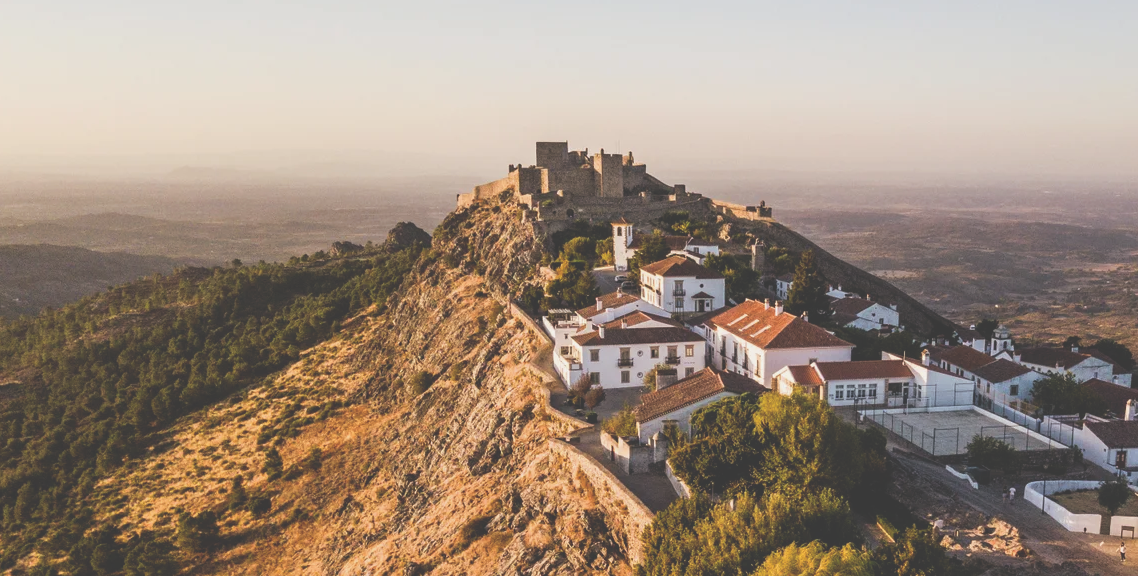
#> input picture Parte08/images/marvao/1.png, 1138 x 576 px, found by its file name
$ python Exc4.py
#> lines starting #> are read from the running program, lines starting #| are printed output that depends on the picture; after the words box and inside, x2 and y2 are one past the last pixel; in counts of white or black regions, pixels touching at a corner belong together
#!/usr/bin/env python3

import cv2
import random as r
import copy

def main():

    # ------------------------------------------
    # Initialization
    # ------------------------------------------
    q_path = 'images/castle/1.png'
    q_image = cv2.imread(q_path)
#> q_image is the input picture: shape (576, 1138, 3); mean B, G, R 124.3, 138.9, 156
    q_gui = copy.deepcopy(q_image)

    q_gray= cv2.cvtColor(q_image,cv2.COLOR_BGR2GRAY)
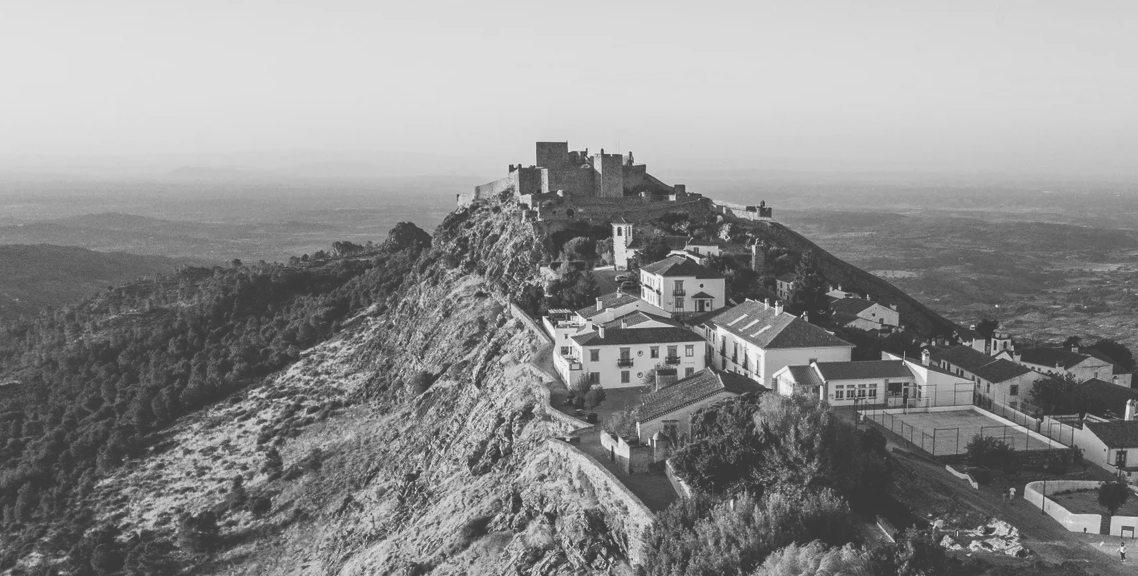
#> q_gray: shape (576, 1138); min 57, max 242, mean 142.3
    q_win_name = 'Query Image'


    t_path = 'images/castle/2.png'
    t_image = cv2.imread(t_path)
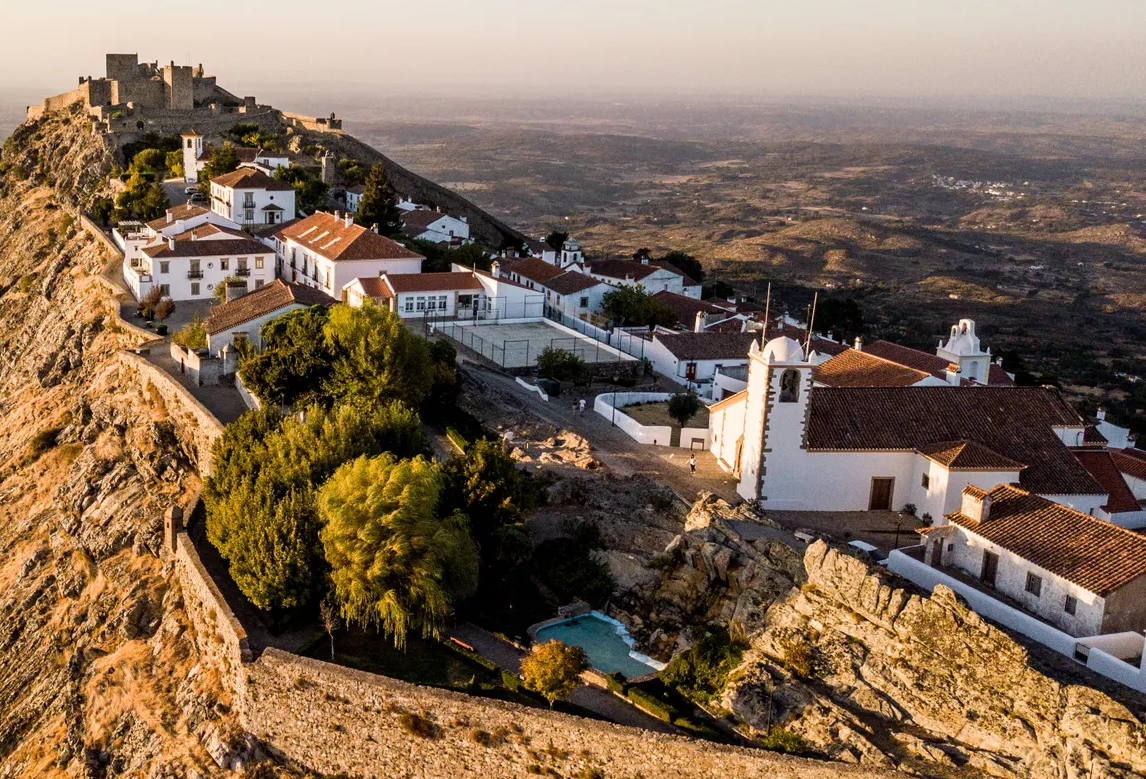
#> input picture Parte08/images/marvao/2.png, 1146 x 779 px, found by its file name
#> t_image is the input picture: shape (779, 1146, 3); mean B, G, R 83, 104.3, 126.1
    t_gui = copy.deepcopy(t_image)
    t_gray= cv2.cvtColor(t_image,cv2.COLOR_BGR2GRAY)
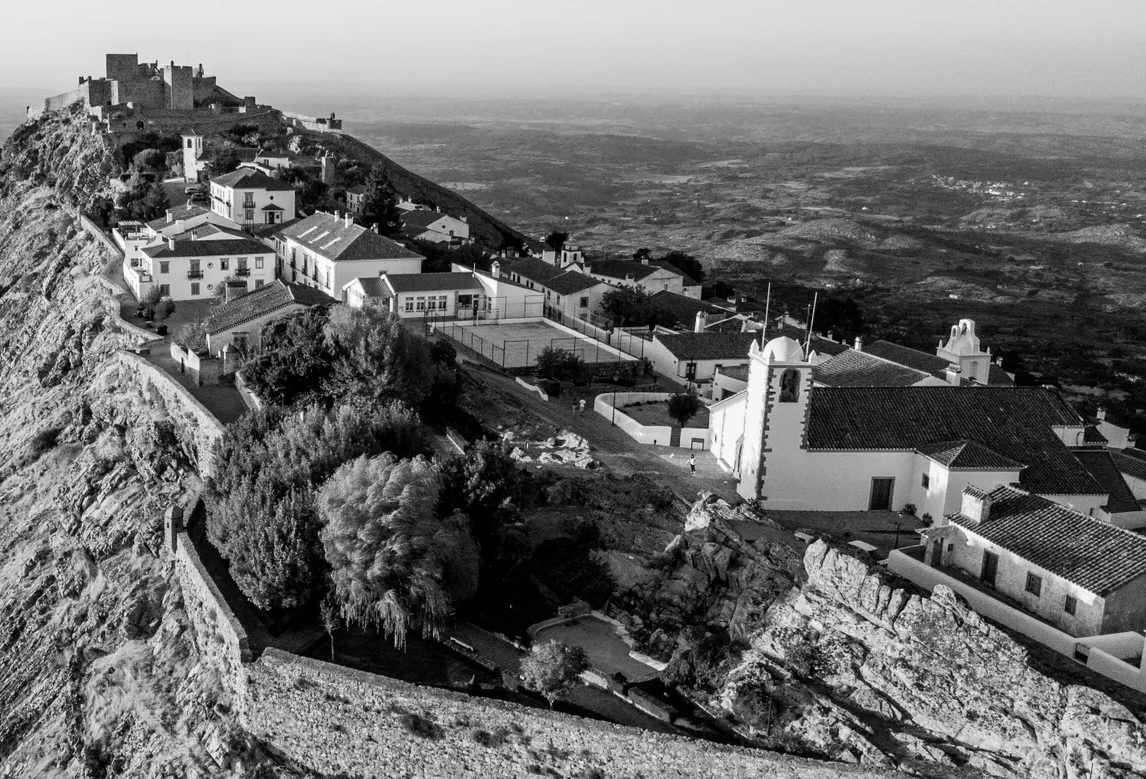
#> t_gray: shape (779, 1146); min 0, max 255, mean 108.4
    t_win_name = 'Target Image'
    # ------------------------------------------
    # Execution
    # ------------------------------------------

    #create sift detectionobject
    sift = cv2.SIFT_create(nfeatures=200)

    q_key_points, q_des = sift.detectAndCompute(q_gray,None)
#> q_key_points = 201 keypoints; strongest (x, y, size): (747, 299, 1.8), (776, 303, 1.8), (672, 198, 4.4), (602, 150, 2.1)
    t_key_points, t_des = sift.detectAndCompute(t_gray,None)
#> t_key_points = 200 keypoints; strongest (x, y, size): (271, 198, 2.3), (857, 339, 2.6), (317, 211, 2), (655, 441, 1.9)


    # Match features, FLANN parameters
    index_params = dict(algorithm = 1, trees = 15)
    search_params = dict(checks = 50)
    flann = cv2.FlannBasedMatcher(index_params,search_params)
    best_two_matches = flann.knnMatch(q_des,t_des,k=2)
#> best_two_matches = 201 matches

    # create a list containing only the best matches,
    # and use David Lowe's test to compute the uniqueness of a match
    matches = []
    for best_two_match in best_two_matches:
        best_mach = best_two_match[0]
        second_best_match = best_two_match[1]
        second_best_match.distance

        # David Lowe's test
        if best_mach.distance < 0.3 * second_best_match.distance:
            matches.append(best_two_match[0])
#> after the loop, matches = 68 matches

    #print(matches)

    # Draw keypoints
    for idx, key_point in enumerate(q_key_points):
            x = int((key_point.pt[0]))
            y = int((key_point.pt[1]))
            color = (r.randint(0,255),r.randint(0,255),r.randint(0,255))
            cv2.circle(q_gui,(x,y),30,color,3)
#> this loop made 201 passes
#> (key_point, x, y, color) on passes 1 to 3: (keypoint at (749.9, 234.6), size 1.9, 749, 234, (197, 215, 20)), (keypoint at (683.3, 255.7), size 2.1, 683, 255, (132, 248, 207)), (keypoint at (667.1, 461.9), size 2.6, 667, 461, (155, 244, 183))
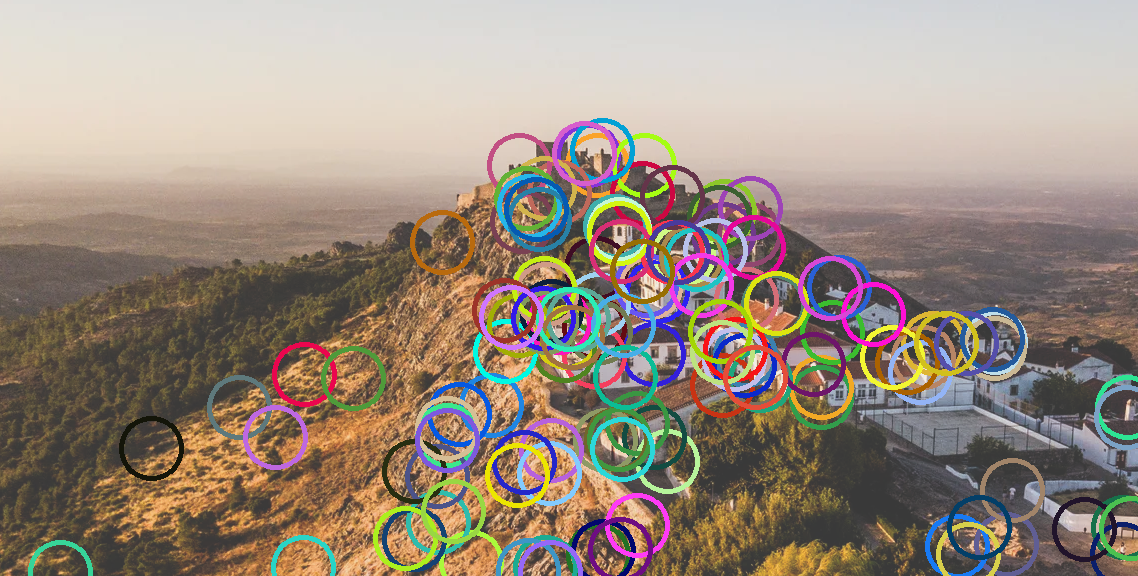
#> q_gui: shape (576, 1138, 3); 13.91% of pixels changed, all inside (x1, y1, x2, y2) = (28, 118, 1138, 576)

    for idx, key_point in enumerate(t_key_points):
            x = int((key_point.pt[0]))
            y = int((key_point.pt[1]))
            color = (r.randint(0,255),r.randint(0,255),r.randint(0,255))
            cv2.circle(t_gui,(x,y),30,color,3)
#> this loop made 200 passes
#> (key_point, x, y, color) on passes 1 to 3: (keypoint at (697.6, 319.4), size 3.3, 697, 319, (143, 11, 61)), (keypoint at (564.8, 260.5), size 2, 564, 260, (138, 20, 0)), (keypoint at (223.6, 266.3), size 5, 223, 266, (131, 203, 202))
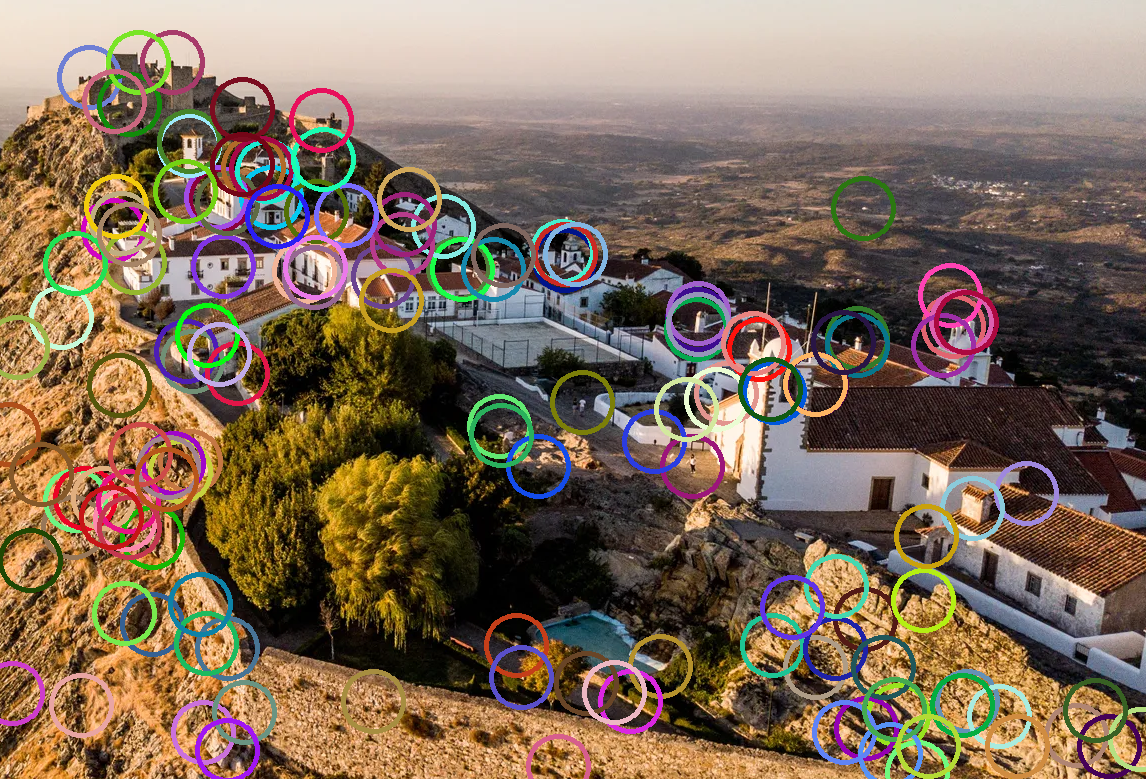
#> t_gui: shape (779, 1146, 3); 12.42% of pixels changed, all inside (x1, y1, x2, y2) = (0, 30, 1146, 779)


    matches_image = cv2.drawMatches(q_image,q_key_points,t_image,t_key_points,matches,None)
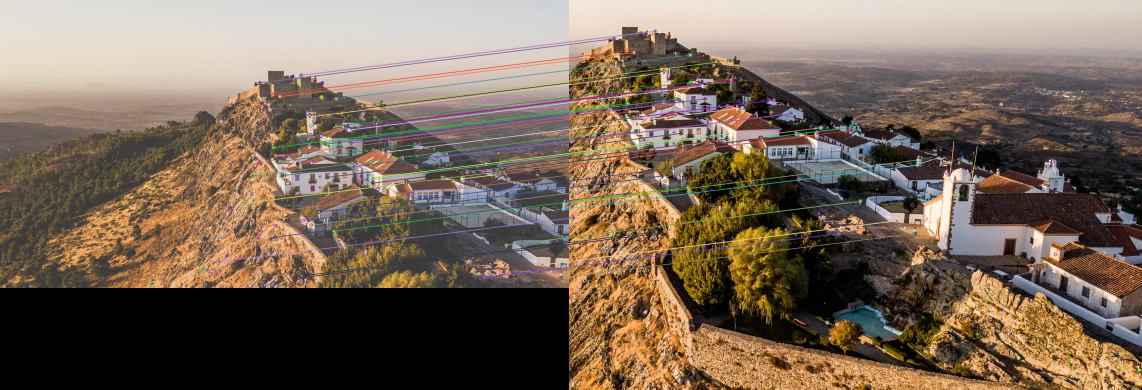
#> matches_image: shape (779, 2284, 3) (shown at 1/2 size); mean B, G, R 88.4, 103.8, 120.4


    cv2.namedWindow(q_win_name,cv2.WINDOW_NORMAL)
    cv2.resizeWindow(q_win_name,600,400)
    cv2.imshow(q_win_name,q_gui)

    cv2.namedWindow(t_win_name,cv2.WINDOW_NORMAL)
    cv2.resizeWindow(t_win_name,600,400)
    cv2.imshow(t_win_name,t_gui)


    cv2.namedWindow('Matches',cv2.WINDOW_NORMAL)
    cv2.imshow('Matches',matches_image)
    # ------------------------------------------
    # Termination
    # ------------------------------------------


    if cv2.waitKey(0) & 0xff == 27:
#> (key Esc is pressed here)
        cv2.destroyAllWindows()


if __name__ == "__main__":
    main()
